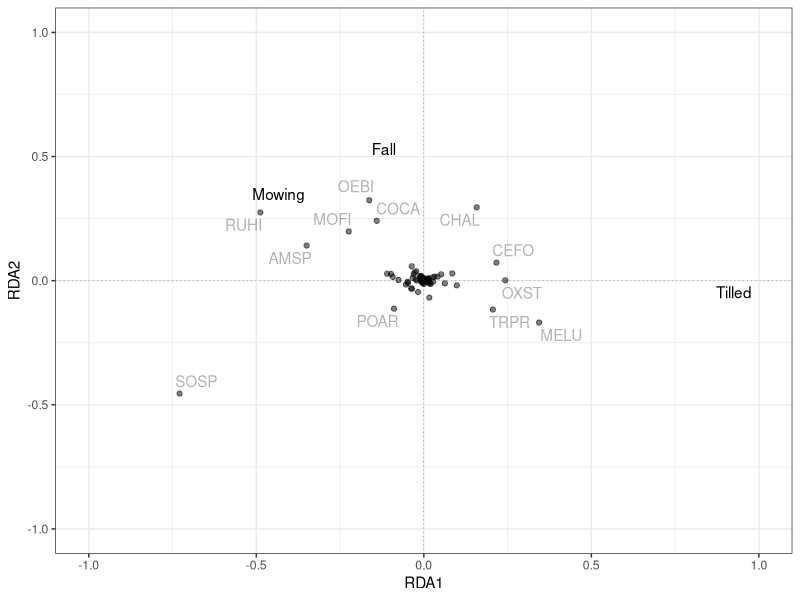
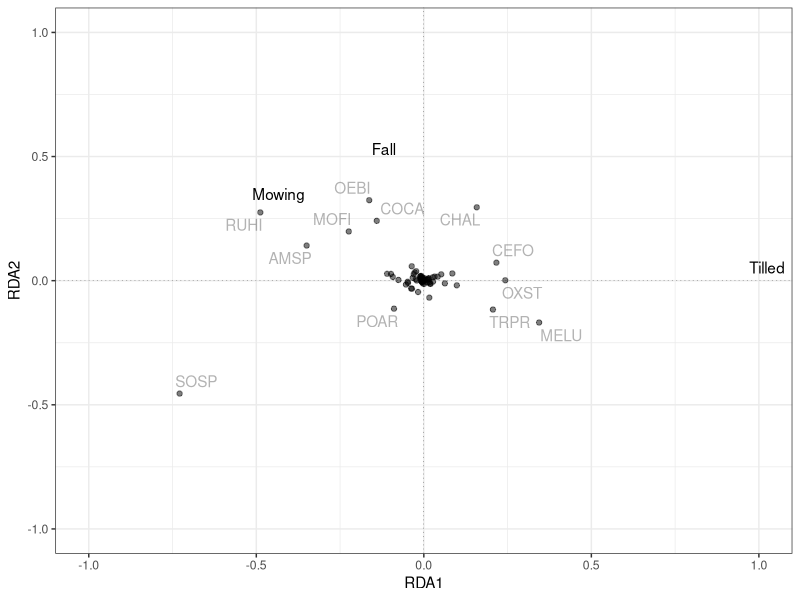

R code for these plots, in order:
# libraries --------------------------------------------------------------------
library(here)       # for creating relative file-paths
library(dplyr)      # for manipulating data
library(ggplot2)    # for visualizing data
library(vegan)      # for doing community ecology analyses
library(ggrepel)    # for repelling text in ggplot2 figures

# import -----------------------------------------------------------------------

spr_sb <- read.csv(
  here("data", "analysis_data", "spring_seedbank.csv"),
  row.names = 1
)

fall_sb <- read.csv(
  here("data", "analysis_data", "fall_seedbank.csv"),
  row.names = 1
)

# check packaging --------------------------------------------------------------
glimpse(spr_sb)
glimpse(fall_sb)

# clean data -------------------------------------------------------------------

sb <- rbind(fall_sb, spr_sb)

# clean data: community data matrix --------------------------------------------

comm_matrix <- sb %>%
  group_by(season, treatment, site_code) %>%
  tidyr::pivot_wider(names_from = spp_code, values_from = total_abund) %>%
  ungroup() %>%
  mutate(across(.cols = AMRE:LOPE, ~ tidyr::replace_na(.x, 0))) %>%
  mutate(
    season = factor(season, levels = c("Spring", "Fall")),
    treatment = factor(treatment, levels = c("RES", "MOW", "TIL")))

# redundancy analysis ----------------------------------------------------------

## prep ------------------------------------------------------------------------

Y <- comm_matrix %>%
  dplyr::select(-c("season", "site_name", "site_code", "treatment", "plot")) %>%
  vegan::decostand("hellinger")

## run RDA ----
comm_comp_rda <- rda(Y ~ season + treatment + site_name, data = comm_matrix)

## grab eigenvalues ----
rda_summ <- summary(comm_comp_rda)

## get r squared ----

# unadjusted R^2 retrieved from rda object
R2 <- RsquareAdj(comm_comp_rda)$r.squared

# adjusted R^2 retrieved from rda object
R2adj <- RsquareAdj(comm_comp_rda)$adj.r.squared

## anova ----

anova(comm_comp_rda, permutations = how(nperm = 999))
anova(comm_comp_rda, by = "axis", permutations = how(nperm = 999))

# plot ----

# manually extract scores for the first two RDA axes
sp_scores <- as.data.frame(rda_summ$species[, c("RDA1", "RDA2")])
st_scores <- as.data.frame(rda_summ$sites[, c("RDA1", "RDA2")])
yz_scores <- as.data.frame(rda_summ$biplot[, c("RDA1", "RDA2")]) # remove sites for now

# show only management regimes (instead of site names) for readability
yz_scores$vars <- rownames(yz_scores) 
yz_tidy <- filter(
  yz_scores,
  vars %in% c("seasonFall", "treatmentMOW","treatmentTIL")
)

rownames(yz_tidy) <- c("Fall", "Mowing", "Tilled")

# plot the scores using ggplot2 syntax
(ggplot_rda <- 
  
  ggplot() + 

  # species scores
  geom_text_repel(
    aes(x = RDA1, y  = RDA2), 
    label = row.names(sp_scores), 
    max.overlaps = 50, 
    alpha = 0.3, 
    data = sp_scores) +
  geom_point(
    aes(x = RDA1, y  = RDA2), 
    alpha = 0.5, 
    data = sp_scores) +
  
  # environmental scores 
  geom_text_repel(
    aes(x = RDA1, y = RDA2), 
    label = rownames(yz_tidy), 
    data = yz_tidy
  ) + 
  geom_hline(yintercept = 0, linetype = 3, linewidth = 0.1) + 
  geom_vline(xintercept = 0, linetype = 3, linewidth  = 0.1) + 
  xlim(-1, 1) + 
  ylim(-1, 1) + 
  theme_bw()
)

# save to disk -----------------------------------------------------------------

ggsave(
  filename = here("output", "results", "rda_community_composition.svg"),
  plot = ggplot_rda, 
  device = "svg", 
  units = "in", 
  height = 5, 
  width = 5
)
